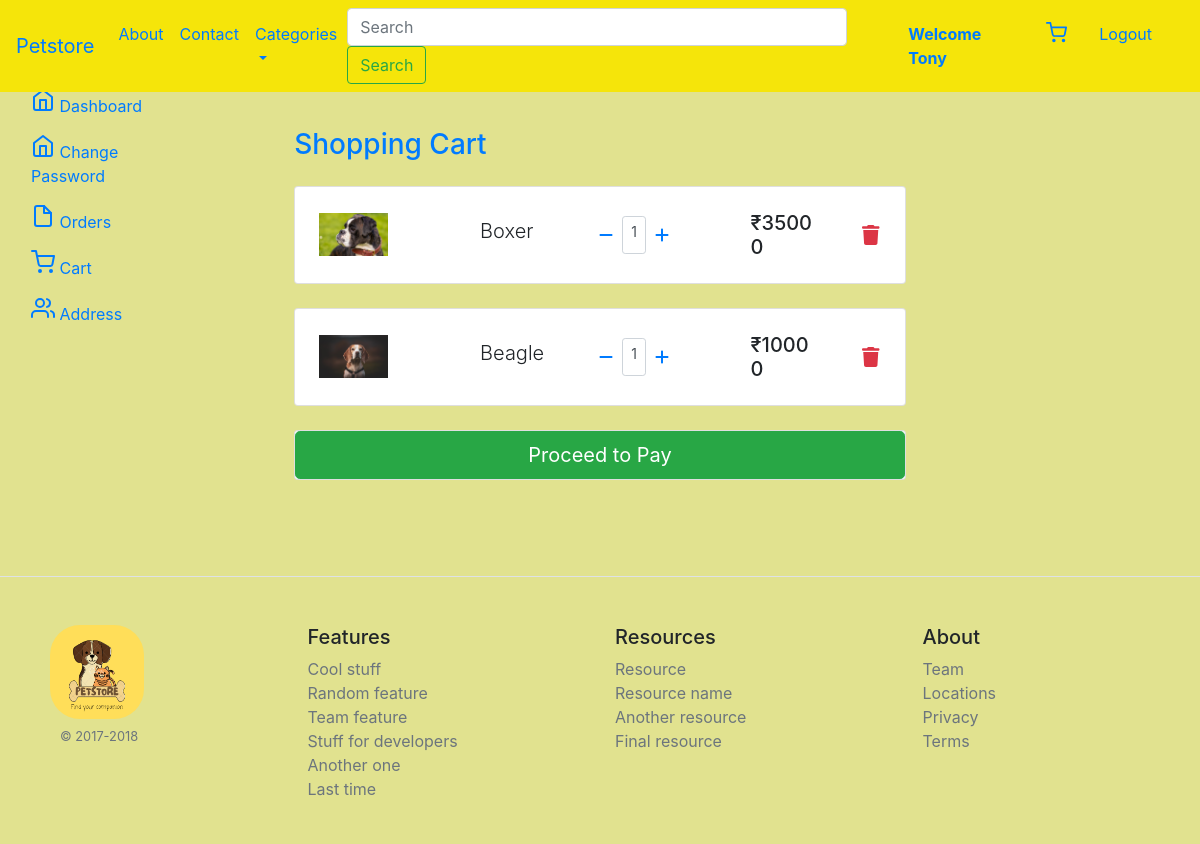
Screenshot of /view_cart/ (signed in) with the database file from the repository.
### core/models.py (models this page shows, shortened)
class Cart(models.Model):
    user = models.ForeignKey(User, on_delete=models.CASCADE)
    product = models.ForeignKey(Pet, on_delete=models.CASCADE)
    quantity = models.PositiveIntegerField(default=1)         # Quantity cannot be negative so we have used PositiveIntegerField
    @property
    def price_and_quantity_total(self):
        return self.product.discounted_price*self.quantity

class Pet(models.Model):
    CATEGORY_CHOICES = [
        ('DOG', 'Dog'),
        ('CAT', 'Cat'),
        ('BIRD', 'Bird'),
    ]
    name = models.CharField(max_length=100)
    category = models.CharField(max_length=20, choices=CATEGORY_CHOICES)
    small_description=models.CharField(max_length=300)
    description=models.TextField()
    original_price = models.IntegerField()
    discounted_price = models.IntegerField()
    pet_image =models.ImageField(upload_to='pet_images')  # As we are using image field we have to intall 'pillow'. And we have to Define MEDIA_URL in settings.py file so that all folder should save in media directory

### core/views.py (the view)
# urls.py: path('view_cart/',views.view_cart, name="viewcart"),
def view_cart(request):
    if request.user.is_authenticated:
        cart_items =Cart.objects.filter(user=request.user)
        return render(request,'core/view_cart.html',{'cart_items':cart_items,})
    else:
        return redirect('login')

### core/templates/core/view_cart.html (shortened to what this page needs)
{% extends "core/base.html" %}
{% block content %}
<div class="container-fluid profile">
      <div class="row">
        <div class="col-md-2 d-none d-md-block sidebar" >
            <nav >
            <div class="sidebar-sticky">
                <ul class="nav flex-column">
                <li class="nav-item">
                    <a class="nav-link active" href="{% url "profile" %}">
                    Dashboard <span class="sr-only">(current)</span>
                    </a>
                </li>
                <li class="nav-item">
                    <a class="nav-link active" href="{% url "changepassword" %}">
                    Change Password <span class="sr-only">(current)</span>
                    </a>
                </li>
                <li class="nav-item">
                    <a class="nav-link " href="#">
                    Orders
                    </a>
                </li>
                <li class="nav-item">
                    <a class="nav-link" href="{% url "viewcart" %}">
                    Cart
                    </a>
                </li>
                <li class="nav-item">
                    <a class="nav-link" href="#">
                    Address
                    </a>
                </li>
                </ul>
            </div>
            </nav>
        </div>
        <div class="col-md-8">
            <div class="container h-100 py-5">
                <div class="row d-flex justify-content-center align-items-center h-100">
                <div class="col-10">
                    <div class="d-flex justify-content-between align-items-center mb-4">
                    <h3 class="fw-normal mb-0 text-black text-primary">Shopping Cart</h3>
                    </div>
                {% for item in cart_items %}
                    <div class="card rounded-3 mb-4">
                        <div class="card-body p-4">
                        <div class="row d-flex justify-content-between align-items-center">
                        <div class="col-md-2 col-lg-2 col-xl-2">
                            <img
                            src="{{item.product.pet_image.url}}"
                            class="img-fluid rounded-3" alt="Cotton T-shirt">
                        </div>
                        <div class="col-md-3 col-lg-3 col-xl-3">
                            <p class="lead fw-normal mb-2">{{item.product.name}}</p>
                        </div>
                        <div class="col-md-3 col-lg-3 col-xl-2 d-flex">
                            <button class="btn btn-link px-2">
                            <a href="{% url "delete_quantity" item.id %}"><i class="fas fa-minus"></i></a>
                            </button>
                            <div class="form-control form-control-sm">
                                {{item.quantity}}
                            </div>
                            <button class="btn btn-link px-2">
                             <a href="{% url "add_quantity" item.id %}"><i class="fas fa-plus"></i></a>
                            </button>
                        </div>
                        <div class="col-md-3 col-lg-2 col-xl-2 offset-lg-1 ">
                            <h5 class="mb-0">₹{{item.price_and_quantity_total}}</h5>
                        </div>
                        <div class="col-md-1 col-lg-1 col-xl-1 text-end">
                            <a href="{% url "deletecart" item.id %}" class="text-danger"><i class="fas fa-trash fa-lg"></i></a>
                        </div>
                        </div>
                    </div>
                    </div>
               {% endfor %}
               <a href="{% url "checkout" %}">
                   <div class="card">
                       <div >
                           <button type="button" class="btn btn-success btn-block btn-lg">Proceed to Pay</button>
                        </div>
                    </div>
                </a>
                </div>
                </div>
            </div>
        </div>
      </div>
    </div>
{% endblock content %}

### core/templates/core/navbar.html (shortened to what this page needs)
    <nav class="navbar navbar-expand-lg fixed-top" style = "background-color: rgb(245, 229, 10);"  >
        <a class="navbar-brand" href="/">Petstore</a>
        <div class="collapse navbar-collapse" id="navbarSupportedContent">
          <ul class="navbar-nav mr-auto">
            <li class="nav-item active">
              <a class="nav-link" href="{% url "about" %}">About<span class="sr-only">(current)</span></a>
            </li>
            <li class="nav-item">
              <a class="nav-link" href="{% url "contact" %}">Contact</a>
            </li>
            <li class="nav-item dropdown">
              <a class="nav-link dropdown-toggle" href="/" role="button" data-toggle="dropdown" aria-expanded="false">
                Categories
              </a>
            </li>
          </ul>
          <form class="form-inline  my-lg-0 mr-auto">
            <input class="form-control custom-search-bar mr-2 " type="search" placeholder="Search" aria-label="Search" style="width:500px" >
            <button class="btn btn-outline-success my-2 my-sm-0" type="submit">Search</button>
          </form>
          <ul class="navbar-nav">
            {% if request.user.is_authenticated %}
            <li class="nav-item active">
              <a class="nav-link mr-4" href="{% url "profile" %}"><b>Welcome {{user.first_name}}</b></a>
            </li>
             <li class="nav-item">
                    <a class="nav-link mr-3" href="{% url "viewcart" %}">
                    </a>
                </li>
            </li><li class="nav-item">
              <a class="nav-link mr-4" href="{% url "logout" %}">Logout</a>
            </li>
            {% endif %}
          </ul>
        </div>
      </nav>

### core/static/core/css/core.css (style rules this page uses)
body { background-color: rgb(225, 226, 143); }
.custom-search-bar { width: 300px; }
.mb-2 { border-radius: 30px; margin-left: 50px; }
.profile { margin-top: 80px; }

### rows the page displays
Cart: product.pet_image (picture), product.name "Boxer", quantity "1", price_and_quantity_total "35000"
Cart: product.pet_image (picture), product.name "Beagle", quantity "1", price_and_quantity_total "10000"

### other values shown
{{ user.first_name }} "Tony"
